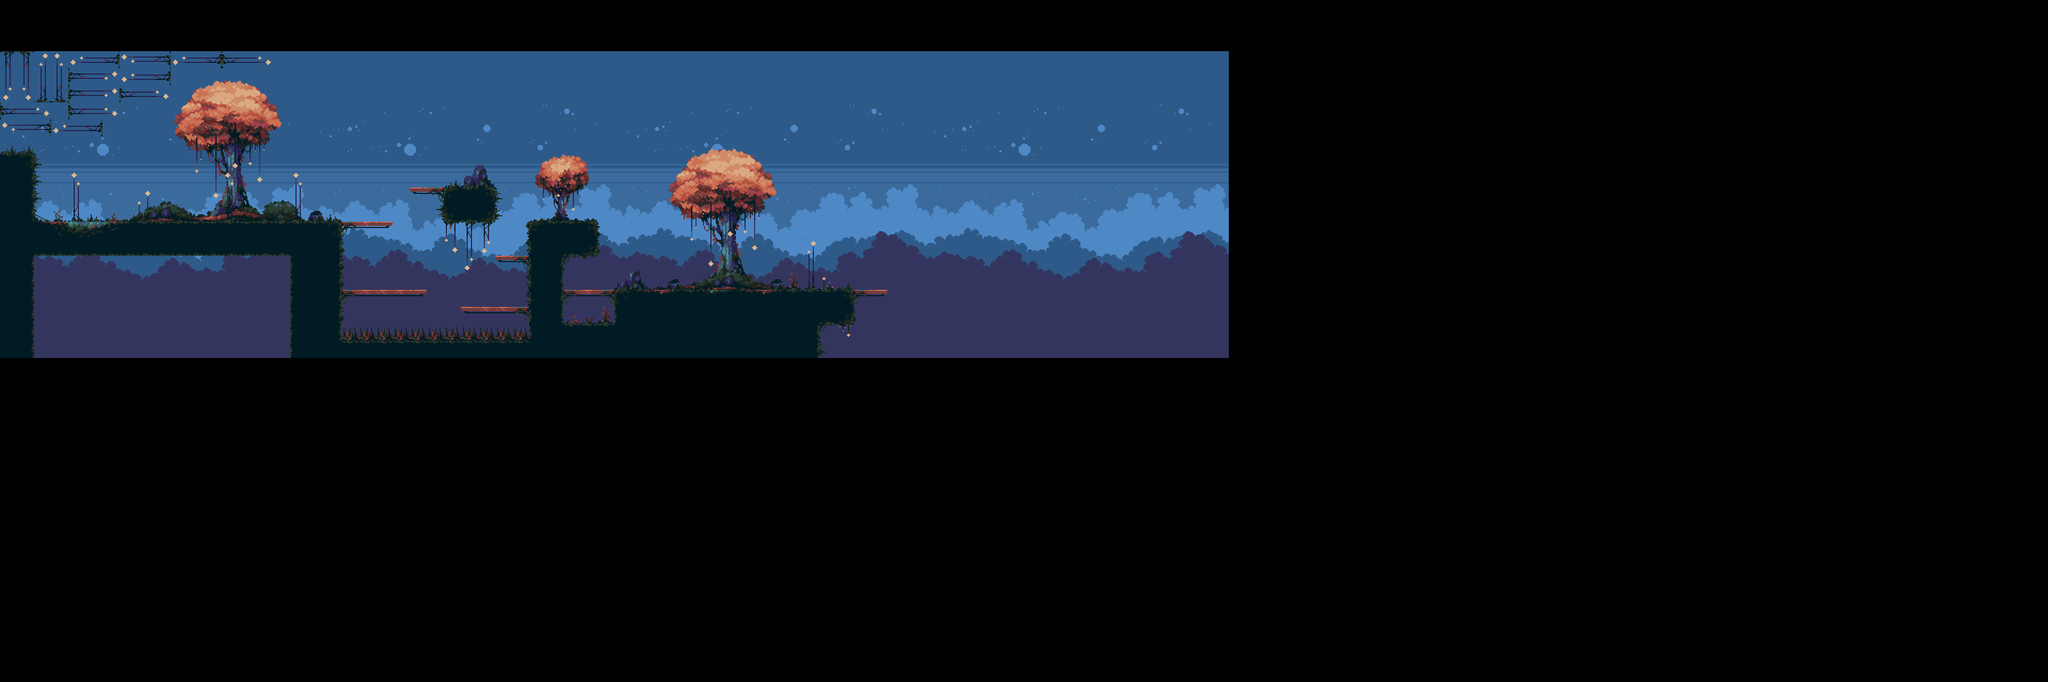

This is a level from a 2D game, rendered from its Tiled map with the project's own tilesets. A one-line summary and the map file follow, with tile-layer data summarised:
An orthogonal 120x40 tile map with 32x32 px tiles, 10 tile layers (Fondo 0, Fondo 1, Fondo 2, Base, ...), 2 hidden layers not drawn, 7 tilesets.

<map version="1.10" tiledversion="1.10.2" orientation="orthogonal" renderorder="right-down" width="120" height="40" tilewidth="32" tileheight="32" infinite="0" nextlayerid="15" nextobjectid="1">
 <tileset firstgid="1" name="MainTiles" tilewidth="32" tileheight="32" tilecount="198" columns="18">
  <image source="tilesets/tileset_32x32.png" width="576" height="352" />
 </tileset>
 <tileset firstgid="199" name="Collisions" tilewidth="32" tileheight="32" tilecount="16" columns="4">
  <image source="tilesets/Collisions_32x32.png" width="128" height="128" />
 </tileset>
 <tileset firstgid="215" name="background_0_32x32" tilewidth="32" tileheight="32" tilecount="198" columns="18">
  <image source="tilesets/background_0_32x32.png" width="576" height="360" />
 </tileset>
 <tileset firstgid="413" name="background_1_32x32" tilewidth="32" tileheight="32" tilecount="198" columns="18">
  <image source="tilesets/background_1_32x32.png" width="576" height="360" />
 </tileset>
 <tileset firstgid="611" name="background_2_32x32" tilewidth="32" tileheight="32" tilecount="198" columns="18">
  <image source="tilesets/background_2_32x32.png" width="576" height="360" />
 </tileset>
 <tileset firstgid="809" name="tileset_rotated" tilewidth="32" tileheight="32" tilecount="198" columns="18">
  <image source="tilesets/tileset_rotated.png" width="576" height="352" />
 </tileset>
 <tileset firstgid="1007" name="Entities" tilewidth="32" tileheight="32" tilecount="16" columns="4">
  <image source="tilesets/Entities.png" width="128" height="128" />
 </tileset>
 <group id="8" name="Fondo" locked="1">
  <properties>
   <property name="Draw" type="bool" value="true" />
  </properties>
  <layer id="7" name="Fondo 0" width="120" height="40">
   <properties>
    <property name="Draw" type="bool" value="true" />
   </properties>
   <data>[4800 cells, 1008 non-empty, 198 distinct tile ids]</data>
  </layer>
  <layer id="6" name="Fondo 1" width="120" height="40">
   <properties>
    <property name="Draw" type="bool" value="true" />
   </properties>
   <data>[4800 cells, 792 non-empty, 198 distinct tile ids]</data>
  </layer>
  <layer id="5" name="Fondo 2" width="120" height="40">
   <properties>
    <property name="Draw" type="bool" value="true" />
   </properties>
   <data>[4800 cells, 1080 non-empty, 198 distinct tile ids]</data>
  </layer>
 </group>
 <layer id="3" name="Base" width="120" height="40">
  <properties>
   <property name="Draw" type="bool" value="true" />
  </properties>
  <data>[4800 cells, 173 non-empty, 2 distinct tile ids]</data>
 </layer>
 <layer id="4" name="Detalles (Suelo +Hierbas)" width="120" height="40">
  <properties>
   <property name="Draw" type="bool" value="true" />
  </properties>
  <data>[4800 cells, 196 non-empty, 50 distinct tile ids]</data>
 </layer>
 <layer id="9" name="Detalles (Árboles)" width="120" height="40">
  <properties>
   <property name="Draw" type="bool" value="true" />
  </properties>
  <data>[4800 cells, 134 non-empty, 134 distinct tile ids]</data>
 </layer>
 <layer id="11" name="Detalles (Arbustos y Rocas)" width="120" height="40">
  <properties>
   <property name="Draw" type="bool" value="true" />
  </properties>
  <data>[4800 cells, 38 non-empty, 27 distinct tile ids]</data>
 </layer>
 <layer id="10" name="Detalles (Luces)" width="120" height="40">
  <properties>
   <property name="Draw" type="bool" value="true" />
  </properties>
  <data>[4800 cells, 37 non-empty, 29 distinct tile ids]</data>
 </layer>
 <layer id="12" name="Pinchos" width="120" height="40">
  <properties>
   <property name="Draw" type="bool" value="true" />
  </properties>
  <data>[4800 cells, 11 non-empty, 1 distinct tile ids]</data>
 </layer>
 <layer id="13" name="Elementos" width="120" height="40" visible="0">
  <data>[4800 cells, 12 non-empty, 1 distinct tile ids]</data>
 </layer>
 <layer id="2" name="Colisions" width="120" height="40" visible="0">
  <properties>
   <property name="Draw" type="bool" value="false" />
  </properties>
  <data>[4800 cells, 155 non-empty, 3 distinct tile ids]</data>
 </layer>
 <layer id="14" name="borrar" width="120" height="40">
  <properties>
   <property name="Draw" type="bool" value="true" />
  </properties>
  <data>[4800 cells, 48 non-empty, 3 distinct tile ids]</data>
 </layer>
</map>